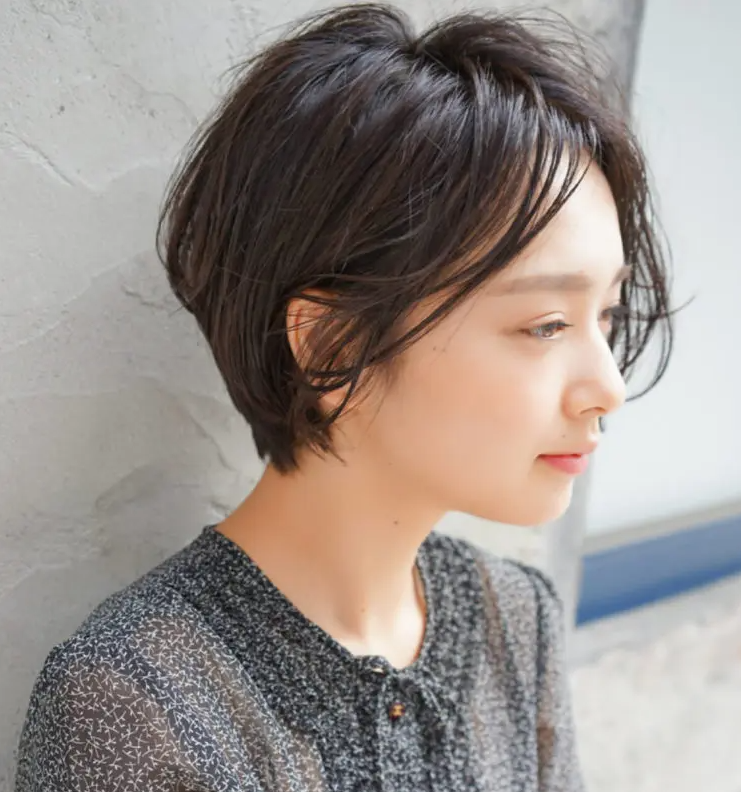
#> input picture person.png, 741 x 792 px
$ python graphcut.py
#> lines starting #> are read from the running program, lines starting #| are printed output that depends on the picture
from tkinter import Image
from pygraph.classes.digraph import digraph
from pygraph.algorithms.minmax import maximum_flow
import bayes
import numpy as np
import matplotlib.pyplot as plt
from PIL import Image, ImageFilter
import matplotlib.patches as patches

if __name__ == "__main__":
    # fname = "fish.jpg"
    fname = "person.png"
    im = np.array(Image.open(fname))
#> im is the input picture: shape (792, 741, 4); mean R, G, B, A 151.2, 142.7, 137.8, 255

    print(im.shape)
#| (792, 741, 4)
    im = np.array(Image.fromarray(im).resize((50, 50), resample=Image.BILINEAR))
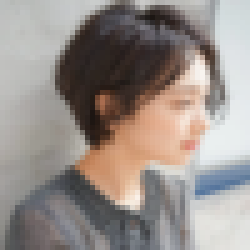
#> im: shape (50, 50, 4) (shown 5 times larger); mean R, G, B, A 151.2, 142.6, 137.7, 255

    plt.imshow(im)
    ax = plt.gca()
    rect = patches.Rectangle(
        (80, 10), 100, 100, linewidth=1, edgecolor="red", fill=False
    )
    ax.add_patch(rect)
    rect = patches.Rectangle(
        (420, 360), 100, 100, linewidth=1, edgecolor="cyan", fill=False
    )
    ax.add_patch(rect)
    plt.show()
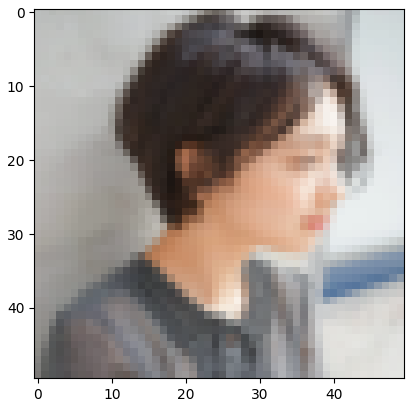
#> figure drawn by matplotlib, 1 panel

$ run again, with fish.jpg saved as person.png
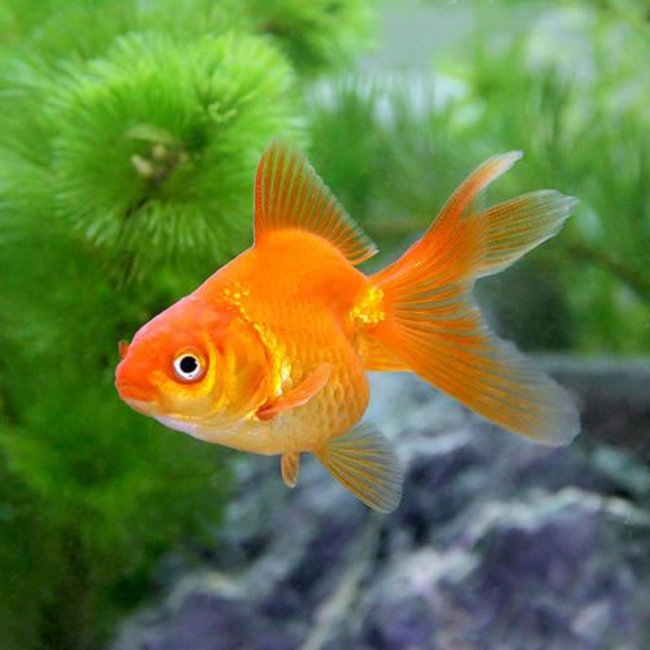
#> input picture fish.jpg, 650 x 650 px
#> im is the input picture: shape (650, 650, 3); mean R, G, B 106.6, 124.4, 65.7
#| (650, 650, 3)
#> `im = np.array(Image.fromarray(im).resize((50, 50), resample=Image.BILI..`:
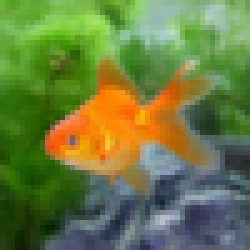
#> im: shape (50, 50, 3) (shown 5 times larger); mean R, G, B 106.6, 124.4, 65.7
#> `plt.show()`:
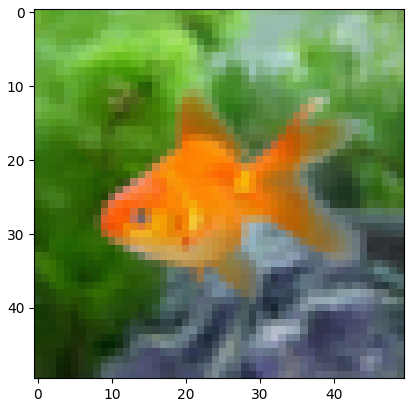
#> figure drawn by matplotlib, 1 panel
